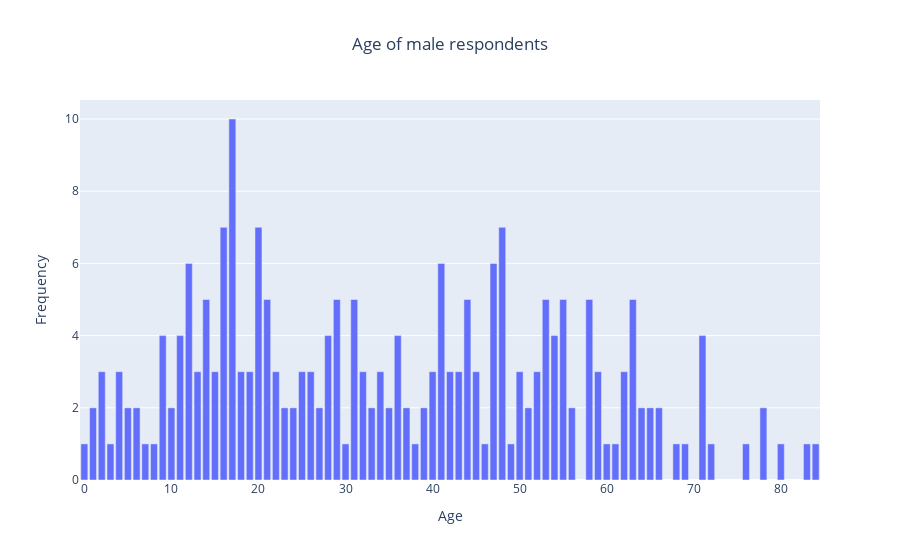

Notebook code cell kept with this figure:
### Code cell
import plotly.express as px

# Execute the code to get the data
age_counts = df[df["JENIS KELAMIN"] == "L"]["Umur"].value_counts()

# Create a bar chart using Plotly
fig = px.bar(age_counts, title="Age of male respondents")
fig.update_layout(
    xaxis_title = "Age",
    yaxis_title = "Frequency",
    title_x = 0.5, 
    showlegend = False
)
fig.show()

### Figure 1 — Plotly figure (JSON) as saved in the notebook; plotly's stock layout.template omitted (floating-point values rounded to 4 significant figures)
{"data": [{"alignmentgroup": "True", "hovertemplate": "variable=Umur<br>index=%{x}<br>value=%{y}<extra></extra>", "legendgroup": "Umur", "marker": {"color": "#636efa", "pattern": {"shape": ""}}, "name": "Umur", "offsetgroup": "Umur", "orientation": "v", "showlegend": true, "textposition": "auto", "type": "bar", "x": [17, 16, 20, 48, 47, 12, 41, 55, 29, 14, 58, 21, 31, 63, 44, 53, 36, 54, 9, 11, 28, 71, 43, 18, 45, 62, 26, 52, 15, 25, 59, 2, 19, 13, 42, 32, 22, 50, 40, 4, 34, 33, 37, 65, 6, 39, 66, 35, 23, 10, 24, 56, 27, 51, 64, 1, 78, 5, 30, 69, 8, 3, 46, 60, 80, 83, 38, 0, 49, 68, 61, 84, 76, 72, 7], "xaxis": "x", "y": [10, 7, 7, 7, 6, 6, 6, 5, 5, 5, 5, 5, 5, 5, 5, 5, 4, 4, 4, 4, 4, 4, 3, 3, 3, 3, 3, 3, 3, 3, 3, 3, 3, 3, 3, 3, 3, 3, 3, 3, 3, 2, 2, 2, 2, 2, 2, 2, 2, 2, 2, 2, 2, 2, 2, 2, 2, 2, 1, 1, 1, 1, 1, 1, 1, 1, 1, 1, 1, 1, 1, 1, 1, 1, 1], "yaxis": "y"}], "layout": {"barmode": "relative", "legend": {"title": {"text": "variable"}, "tracegroupgap": 0}, "showlegend": false, "title": {"text": "Age of male respondents", "x": 0.5}, "xaxis": {"anchor": "y", "domain": [0, 1], "title": {"text": "Age"}}, "yaxis": {"anchor": "x", "domain": [0, 1], "title": {"text": "Frequency"}}}}
